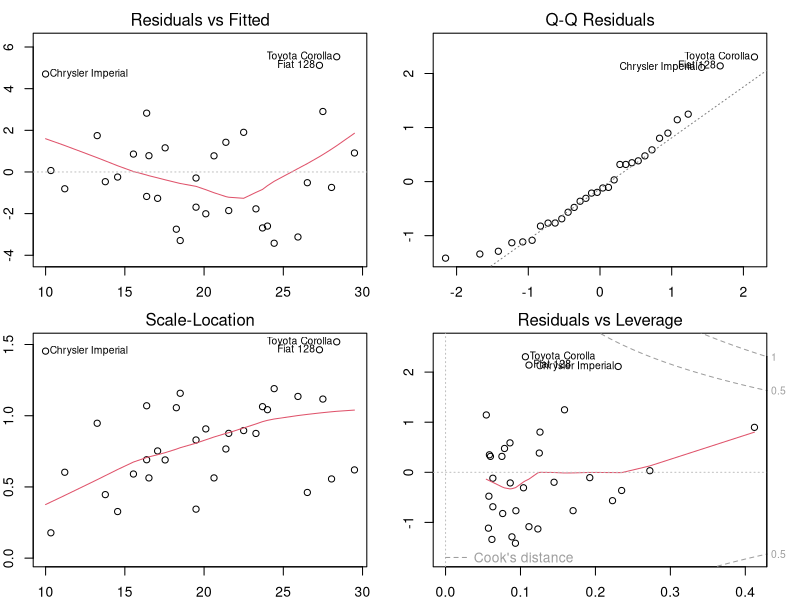

Write the R code that produced this figure.
## ---- chunk 1
data("mtcars")
str(mtcars)
## ---- chunk 2
 autom<- mtcars[mtcars$am==0,]
 manual <-mtcars[mtcars$am==1,]
 c(mean(autom$mpg),mean(manual$mpg))
## ---- chunk 3
 t.test(autom$mpg,manual$mpg)
## ---- chunk 4
  summary (lm(mpg ~ am, data=mtcars))
## ---- chunk 5
  cor(mtcars)[1,]
## ---- chunk 6
  simpleModel <- lm(mpg ~ am,data=mtcars)
  multiModel <- lm(mpg ~ am + hp + wt, data=mtcars)
## ---- chunk 7
  anova(simpleModel, multiModel)
## ---- chunk 8
 summary(multiModel)  
## ---- chunk 9
  mean(multiModel$residuals)
## ---- chunk 10
  cov(multiModel$residuals,mtcars$hp)
  cov(multiModel$residuals,mtcars$wt)
  cov(multiModel$residuals,mtcars$am)
## ---- chunk 11
   par(mfrow=c(2,2))
   par(mar=rep(2,4))
   plot(multiModel)
